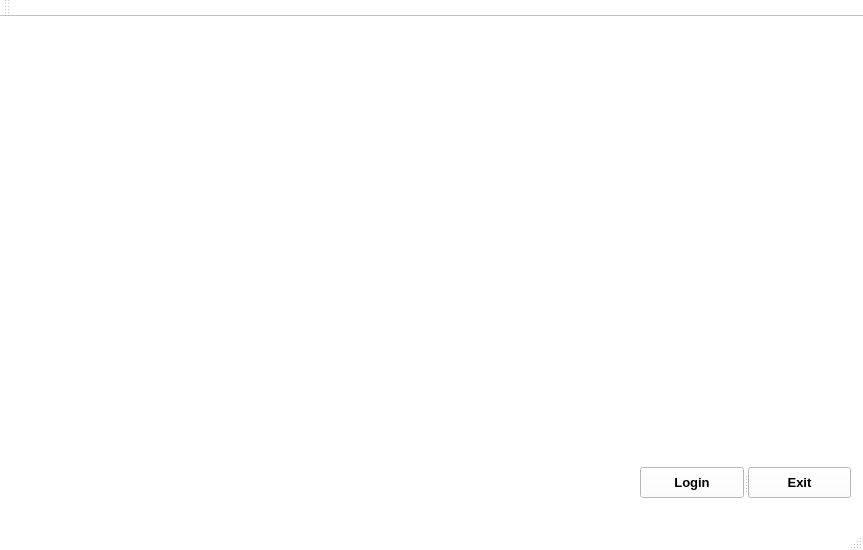
<?xml version="1.0" encoding="UTF-8"?>
<ui version="4.0">
 <class>MainWindow</class>
 <widget class="QMainWindow" name="MainWindow">
  <property name="geometry">
   <rect>
    <x>0</x>
    <y>0</y>
    <width>863</width>
    <height>550</height>
   </rect>
  </property>
  <property name="palette">
   <palette>
    <active>
     <colorrole role="WindowText">
      <brush brushstyle="SolidPattern">
       <color alpha="255">
        <red>0</red>
        <green>0</green>
        <blue>0</blue>
       </color>
      </brush>
     </colorrole>
     <colorrole role="Button">
      <brush brushstyle="SolidPattern">
       <color alpha="255">
        <red>255</red>
        <green>255</green>
        <blue>255</blue>
       </color>
      </brush>
     </colorrole>
     <colorrole role="Light">
      <brush brushstyle="SolidPattern">
       <color alpha="255">
        <red>255</red>
        <green>255</green>
        <blue>255</blue>
       </color>
      </brush>
     </colorrole>
     <colorrole role="Midlight">
      <brush brushstyle="SolidPattern">
       <color alpha="255">
        <red>255</red>
        <green>255</green>
        <blue>255</blue>
       </color>
      </brush>
     </colorrole>
     <colorrole role="Dark">
      <brush brushstyle="SolidPattern">
       <color alpha="255">
        <red>127</red>
        <green>127</green>
        <blue>127</blue>
       </color>
      </brush>
     </colorrole>
     <colorrole role="Mid">
      <brush brushstyle="SolidPattern">
       <color alpha="255">
        <red>170</red>
        <green>170</green>
        <blue>170</blue>
       </color>
      </brush>
     </colorrole>
     <colorrole role="Text">
      <brush brushstyle="SolidPattern">
       <color alpha="255">
        <red>0</red>
        <green>0</green>
        <blue>0</blue>
       </color>
      </brush>
     </colorrole>
     <colorrole role="BrightText">
      <brush brushstyle="SolidPattern">
       <color alpha="255">
        <red>255</red>
        <green>255</green>
        <blue>255</blue>
       </color>
      </brush>
     </colorrole>
     <colorrole role="ButtonText">
      <brush brushstyle="SolidPattern">
       <color alpha="255">
        <red>0</red>
        <green>0</green>
        <blue>0</blue>
       </color>
      </brush>
     </colorrole>
     <colorrole role="Base">
      <brush brushstyle="SolidPattern">
       <color alpha="255">
        <red>255</red>
        <green>255</green>
        <blue>255</blue>
       </color>
      </brush>
     </colorrole>
     <colorrole role="Window">
      <brush brushstyle="SolidPattern">
       <color alpha="255">
        <red>255</red>
        <green>255</green>
        <blue>255</blue>
       </color>
      </brush>
     </colorrole>
     <colorrole role="Shadow">
      <brush brushstyle="SolidPattern">
       <color alpha="255">
        <red>0</red>
        <green>0</green>
        <blue>0</blue>
       </color>
      </brush>
     </colorrole>
     <colorrole role="AlternateBase">
      <brush brushstyle="SolidPattern">
       <color alpha="255">
        <red>255</red>
        <green>255</green>
        <blue>255</blue>
       </color>
      </brush>
     </colorrole>
     <colorrole role="ToolTipBase">
      <brush brushstyle="SolidPattern">
       <color alpha="255">
        <red>255</red>
        <green>255</green>
        <blue>220</blue>
       </color>
      </brush>
     </colorrole>
     <colorrole role="ToolTipText">
      <brush brushstyle="SolidPattern">
       <color alpha="255">
        <red>0</red>
        <green>0</green>
        <blue>0</blue>
       </color>
      </brush>
     </colorrole>
    </active>
    <inactive>
     <colorrole role="WindowText">
      <brush brushstyle="SolidPattern">
       <color alpha="255">
        <red>0</red>
        <green>0</green>
        <blue>0</blue>
       </color>
      </brush>
     </colorrole>
     <colorrole role="Button">
      <brush brushstyle="SolidPattern">
       <color alpha="255">
        <red>255</red>
        <green>255</green>
        <blue>255</blue>
       </color>
      </brush>
     </colorrole>
     <colorrole role="Light">
      <brush brushstyle="SolidPattern">
       <color alpha="255">
        <red>255</red>
        <green>255</green>
        <blue>255</blue>
       </color>
      </brush>
     </colorrole>
     <colorrole role="Midlight">
      <brush brushstyle="SolidPattern">
       <color alpha="255">
        <red>255</red>
        <green>255</green>
        <blue>255</blue>
       </color>
      </brush>
     </colorrole>
     <colorrole role="Dark">
      <brush brushstyle="SolidPattern">
       <color alpha="255">
        <red>127</red>
        <green>127</green>
        <blue>127</blue>
       </color>
      </brush>
     </colorrole>
     <colorrole role="Mid">
      <brush brushstyle="SolidPattern">
       <color alpha="255">
        <red>170</red>
        <green>170</green>
        <blue>170</blue>
       </color>
      </brush>
     </colorrole>
     <colorrole role="Text">
      <brush brushstyle="SolidPattern">
       <color alpha="255">
        <red>0</red>
        <green>0</green>
        <blue>0</blue>
       </color>
      </brush>
     </colorrole>
     <colorrole role="BrightText">
      <brush brushstyle="SolidPattern">
       <color alpha="255">
        <red>255</red>
        <green>255</green>
        <blue>255</blue>
       </color>
      </brush>
     </colorrole>
     <colorrole role="ButtonText">
      <brush brushstyle="SolidPattern">
       <color alpha="255">
        <red>0</red>
        <green>0</green>
        <blue>0</blue>
       </color>
      </brush>
     </colorrole>
     <colorrole role="Base">
      <brush brushstyle="SolidPattern">
       <color alpha="255">
        <red>255</red>
        <green>255</green>
        <blue>255</blue>
       </color>
      </brush>
     </colorrole>
     <colorrole role="Window">
      <brush brushstyle="SolidPattern">
       <color alpha="255">
        <red>255</red>
        <green>255</green>
        <blue>255</blue>
       </color>
      </brush>
     </colorrole>
     <colorrole role="Shadow">
      <brush brushstyle="SolidPattern">
       <color alpha="255">
        <red>0</red>
        <green>0</green>
        <blue>0</blue>
       </color>
      </brush>
     </colorrole>
     <colorrole role="AlternateBase">
      <brush brushstyle="SolidPattern">
       <color alpha="255">
        <red>255</red>
        <green>255</green>
        <blue>255</blue>
       </color>
      </brush>
     </colorrole>
     <colorrole role="ToolTipBase">
      <brush brushstyle="SolidPattern">
       <color alpha="255">
        <red>255</red>
        <green>255</green>
        <blue>220</blue>
       </color>
      </brush>
     </colorrole>
     <colorrole role="ToolTipText">
      <brush brushstyle="SolidPattern">
       <color alpha="255">
        <red>0</red>
        <green>0</green>
        <blue>0</blue>
       </color>
      </brush>
     </colorrole>
    </inactive>
    <disabled>
     <colorrole role="WindowText">
      <brush brushstyle="SolidPattern">
       <color alpha="255">
        <red>127</red>
        <green>127</green>
        <blue>127</blue>
       </color>
      </brush>
     </colorrole>
     <colorrole role="Button">
      <brush brushstyle="SolidPattern">
       <color alpha="255">
        <red>255</red>
        <green>255</green>
        <blue>255</blue>
       </color>
      </brush>
     </colorrole>
     <colorrole role="Light">
      <brush brushstyle="SolidPattern">
       <color alpha="255">
        <red>255</red>
        <green>255</green>
        <blue>255</blue>
       </color>
      </brush>
     </colorrole>
     <colorrole role="Midlight">
      <brush brushstyle="SolidPattern">
       <color alpha="255">
        <red>255</red>
        <green>255</green>
        <blue>255</blue>
       </color>
      </brush>
     </colorrole>
     <colorrole role="Dark">
      <brush brushstyle="SolidPattern">
       <color alpha="255">
        <red>127</red>
        <green>127</green>
        <blue>127</blue>
       </color>
      </brush>
     </colorrole>
     <colorrole role="Mid">
      <brush brushstyle="SolidPattern">
       <color alpha="255">
        <red>170</red>
        <green>170</green>
        <blue>170</blue>
       </color>
      </brush>
     </colorrole>
     <colorrole role="Text">
      <brush brushstyle="SolidPattern">
       <color alpha="255">
        <red>127</red>
        <green>127</green>
        <blue>127</blue>
       </color>
      </brush>
     </colorrole>
     <colorrole role="BrightText">
      <brush brushstyle="SolidPattern">
       <color alpha="255">
        <red>255</red>
        <green>255</green>
        <blue>255</blue>
       </color>
      </brush>
     </colorrole>
     <colorrole role="ButtonText">
      <brush brushstyle="SolidPattern">
       <color alpha="255">
        <red>127</red>
        <green>127</green>
        <blue>127</blue>
       </color>
      </brush>
     </colorrole>
     <colorrole role="Base">
      <brush brushstyle="SolidPattern">
       <color alpha="255">
        <red>255</red>
        <green>255</green>
        <blue>255</blue>
       </color>
      </brush>
     </colorrole>
     <colorrole role="Window">
      <brush brushstyle="SolidPattern">
       <color alpha="255">
        <red>255</red>
        <green>255</green>
        <blue>255</blue>
       </color>
      </brush>
     </colorrole>
     <colorrole role="Shadow">
      <brush brushstyle="SolidPattern">
       <color alpha="255">
        <red>0</red>
        <green>0</green>
        <blue>0</blue>
       </color>
      </brush>
     </colorrole>
     <colorrole role="AlternateBase">
      <brush brushstyle="SolidPattern">
       <color alpha="255">
        <red>255</red>
        <green>255</green>
        <blue>255</blue>
       </color>
      </brush>
     </colorrole>
     <colorrole role="ToolTipBase">
      <brush brushstyle="SolidPattern">
       <color alpha="255">
        <red>255</red>
        <green>255</green>
        <blue>220</blue>
       </color>
      </brush>
     </colorrole>
     <colorrole role="ToolTipText">
      <brush brushstyle="SolidPattern">
       <color alpha="255">
        <red>0</red>
        <green>0</green>
        <blue>0</blue>
       </color>
      </brush>
     </colorrole>
    </disabled>
   </palette>
  </property>
  <property name="windowTitle">
   <string>MainWindow</string>
  </property>
  <property name="styleSheet">
   <string notr="true">
MainWindow{
background-image:url(:/new/photos/badges/hand-cuffs-police-lights6.jpg);

}


</string>
  </property>
  <widget class="QWidget" name="centralWidget">
   <widget class="QSplitter" name="splitter">
    <property name="geometry">
     <rect>
      <x>640</x>
      <y>450</y>
      <width>211</width>
      <height>31</height>
     </rect>
    </property>
    <property name="orientation">
     <enum>Qt::Horizontal</enum>
    </property>
    <widget class="QPushButton" name="pushButton">
     <property name="palette">
      <palette>
       <active>
        <colorrole role="WindowText">
         <brush brushstyle="SolidPattern">
          <color alpha="255">
           <red>85</red>
           <green>170</green>
           <blue>255</blue>
          </color>
         </brush>
        </colorrole>
        <colorrole role="Text">
         <brush brushstyle="SolidPattern">
          <color alpha="255">
           <red>85</red>
           <green>170</green>
           <blue>255</blue>
          </color>
         </brush>
        </colorrole>
       </active>
       <inactive>
        <colorrole role="WindowText">
         <brush brushstyle="SolidPattern">
          <color alpha="255">
           <red>85</red>
           <green>170</green>
           <blue>255</blue>
          </color>
         </brush>
        </colorrole>
        <colorrole role="Text">
         <brush brushstyle="SolidPattern">
          <color alpha="255">
           <red>85</red>
           <green>170</green>
           <blue>255</blue>
          </color>
         </brush>
        </colorrole>
       </inactive>
       <disabled>
        <colorrole role="WindowText">
         <brush brushstyle="SolidPattern">
          <color alpha="255">
           <red>120</red>
           <green>120</green>
           <blue>120</blue>
          </color>
         </brush>
        </colorrole>
        <colorrole role="Text">
         <brush brushstyle="SolidPattern">
          <color alpha="255">
           <red>120</red>
           <green>120</green>
           <blue>120</blue>
          </color>
         </brush>
        </colorrole>
       </disabled>
      </palette>
     </property>
     <property name="font">
      <font>
       <pointsize>10</pointsize>
       <weight>75</weight>
       <bold>true</bold>
      </font>
     </property>
     <property name="text">
      <string>Login</string>
     </property>
    </widget>
    <widget class="QPushButton" name="pushButton_2">
     <property name="font">
      <font>
       <pointsize>10</pointsize>
       <weight>75</weight>
       <bold>true</bold>
      </font>
     </property>
     <property name="text">
      <string>Exit</string>
     </property>
    </widget>
   </widget>
   <widget class="QLabel" name="label">
    <property name="geometry">
     <rect>
      <x>60</x>
      <y>40</y>
      <width>761</width>
      <height>41</height>
     </rect>
    </property>
    <property name="palette">
     <palette>
      <active>
       <colorrole role="WindowText">
        <brush brushstyle="SolidPattern">
         <color alpha="255">
          <red>255</red>
          <green>255</green>
          <blue>255</blue>
         </color>
        </brush>
       </colorrole>
      </active>
      <inactive>
       <colorrole role="WindowText">
        <brush brushstyle="SolidPattern">
         <color alpha="255">
          <red>255</red>
          <green>255</green>
          <blue>255</blue>
         </color>
        </brush>
       </colorrole>
      </inactive>
      <disabled>
       <colorrole role="WindowText">
        <brush brushstyle="SolidPattern">
         <color alpha="255">
          <red>120</red>
          <green>120</green>
          <blue>120</blue>
         </color>
        </brush>
       </colorrole>
      </disabled>
     </palette>
    </property>
    <property name="font">
     <font>
      <family>MV Boli</family>
      <pointsize>24</pointsize>
      <weight>9</weight>
      <italic>false</italic>
      <bold>false</bold>
     </font>
    </property>
    <property name="styleSheet">
     <string notr="true">
</string>
    </property>
    <property name="text">
     <string>Welcome To The Java Police Information System</string>
    </property>
   </widget>
   <widget class="QLabel" name="label_2">
    <property name="geometry">
     <rect>
      <x>220</x>
      <y>80</y>
      <width>361</width>
      <height>31</height>
     </rect>
    </property>
    <property name="palette">
     <palette>
      <active>
       <colorrole role="WindowText">
        <brush brushstyle="SolidPattern">
         <color alpha="255">
          <red>255</red>
          <green>255</green>
          <blue>255</blue>
         </color>
        </brush>
       </colorrole>
      </active>
      <inactive>
       <colorrole role="WindowText">
        <brush brushstyle="SolidPattern">
         <color alpha="255">
          <red>255</red>
          <green>255</green>
          <blue>255</blue>
         </color>
        </brush>
       </colorrole>
      </inactive>
      <disabled>
       <colorrole role="WindowText">
        <brush brushstyle="SolidPattern">
         <color alpha="255">
          <red>120</red>
          <green>120</green>
          <blue>120</blue>
         </color>
        </brush>
       </colorrole>
      </disabled>
     </palette>
    </property>
    <property name="font">
     <font>
      <family>MV Boli</family>
      <pointsize>20</pointsize>
      <weight>9</weight>
      <italic>false</italic>
      <bold>false</bold>
     </font>
    </property>
    <property name="styleSheet">
     <string notr="true">

</string>
    </property>
    <property name="text">
     <string>Your Safety is Our Priority......</string>
    </property>
   </widget>
   <widget class="QWidget" name="">
    <property name="geometry">
     <rect>
      <x>240</x>
      <y>400</y>
      <width>362</width>
      <height>101</height>
     </rect>
    </property>
    <layout class="QVBoxLayout" name="verticalLayout">
     <item>
      <widget class="QLabel" name="label_3">
       <property name="palette">
        <palette>
         <active>
          <colorrole role="WindowText">
           <brush brushstyle="SolidPattern">
            <color alpha="255">
             <red>255</red>
             <green>255</green>
             <blue>255</blue>
            </color>
           </brush>
          </colorrole>
         </active>
         <inactive>
          <colorrole role="WindowText">
           <brush brushstyle="SolidPattern">
            <color alpha="255">
             <red>255</red>
             <green>255</green>
             <blue>255</blue>
            </color>
           </brush>
          </colorrole>
         </inactive>
         <disabled>
          <colorrole role="WindowText">
           <brush brushstyle="SolidPattern">
            <color alpha="255">
             <red>120</red>
             <green>120</green>
             <blue>120</blue>
            </color>
           </brush>
          </colorrole>
         </disabled>
        </palette>
       </property>
       <property name="font">
        <font>
         <pointsize>12</pointsize>
         <weight>50</weight>
         <bold>false</bold>
        </font>
       </property>
       <property name="styleSheet">
        <string notr="true"/>
       </property>
       <property name="text">
        <string>Mission: Provide a crime free community for all</string>
       </property>
      </widget>
     </item>
     <item>
      <widget class="QLabel" name="label_4">
       <property name="palette">
        <palette>
         <active>
          <colorrole role="WindowText">
           <brush brushstyle="SolidPattern">
            <color alpha="255">
             <red>255</red>
             <green>255</green>
             <blue>255</blue>
            </color>
           </brush>
          </colorrole>
         </active>
         <inactive>
          <colorrole role="WindowText">
           <brush brushstyle="SolidPattern">
            <color alpha="255">
             <red>255</red>
             <green>255</green>
             <blue>255</blue>
            </color>
           </brush>
          </colorrole>
         </inactive>
         <disabled>
          <colorrole role="WindowText">
           <brush brushstyle="SolidPattern">
            <color alpha="255">
             <red>120</red>
             <green>120</green>
             <blue>120</blue>
            </color>
           </brush>
          </colorrole>
         </disabled>
        </palette>
       </property>
       <property name="font">
        <font>
         <pointsize>12</pointsize>
         <weight>50</weight>
         <bold>false</bold>
        </font>
       </property>
       <property name="styleSheet">
        <string notr="true"/>
       </property>
       <property name="text">
        <string>Mandate:   Keep the law in place at any cost</string>
       </property>
      </widget>
     </item>
     <item>
      <widget class="QLabel" name="label_5">
       <property name="palette">
        <palette>
         <active>
          <colorrole role="WindowText">
           <brush brushstyle="SolidPattern">
            <color alpha="255">
             <red>255</red>
             <green>255</green>
             <blue>255</blue>
            </color>
           </brush>
          </colorrole>
         </active>
         <inactive>
          <colorrole role="WindowText">
           <brush brushstyle="SolidPattern">
            <color alpha="255">
             <red>255</red>
             <green>255</green>
             <blue>255</blue>
            </color>
           </brush>
          </colorrole>
         </inactive>
         <disabled>
          <colorrole role="WindowText">
           <brush brushstyle="SolidPattern">
            <color alpha="255">
             <red>120</red>
             <green>120</green>
             <blue>120</blue>
            </color>
           </brush>
          </colorrole>
         </disabled>
        </palette>
       </property>
       <property name="font">
        <font>
         <pointsize>12</pointsize>
         <weight>50</weight>
         <bold>false</bold>
        </font>
       </property>
       <property name="styleSheet">
        <string notr="true"/>
       </property>
       <property name="text">
        <string>Vision:  To provide a corruption free country </string>
       </property>
      </widget>
     </item>
    </layout>
   </widget>
  </widget>
  <widget class="QMenuBar" name="menuBar">
   <property name="geometry">
    <rect>
     <x>0</x>
     <y>0</y>
     <width>863</width>
     <height>21</height>
    </rect>
   </property>
  </widget>
  <widget class="QToolBar" name="mainToolBar">
   <attribute name="toolBarArea">
    <enum>TopToolBarArea</enum>
   </attribute>
   <attribute name="toolBarBreak">
    <bool>false</bool>
   </attribute>
  </widget>
  <widget class="QStatusBar" name="statusBar"/>
 </widget>
 <layoutdefault spacing="6" margin="11"/>
 <resources/>
 <connections/>
</ui>
